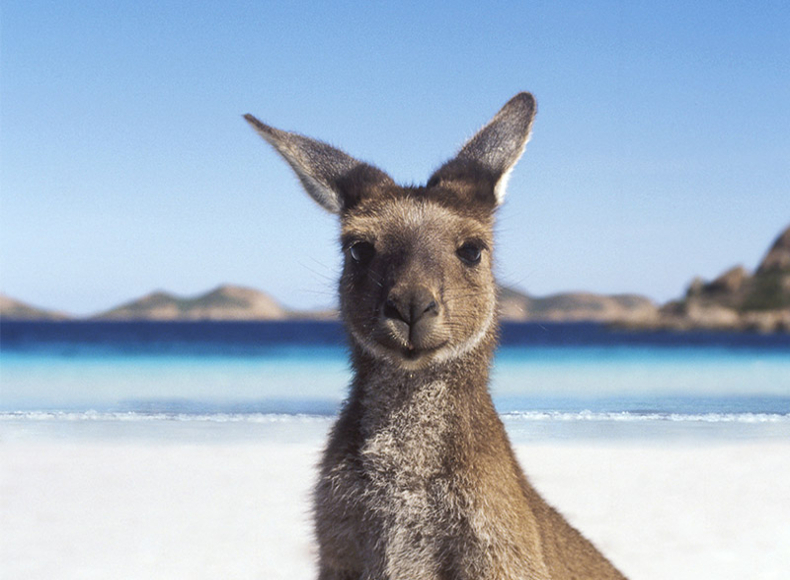
#> input picture kangaroo.jpg, 790 x 580 px
$ jupyter execute --allow-errors Part1_Image_Mosaic.ipynb   (shell and % lines are left out)
#> lines starting #> are read from the running program, lines starting #| are printed output that depends on the picture
## Image mosaic

#### On grading

The homework is graded on a scale from 0 to 100. For each question we indicate how many points you can get. If the answer is not completely correct but nonetheless on the right track, we may decide to give partial credit.

For this and future homeworks we require **50 points** or more to pass. If you score below this threshold, the homework will count as failed.

[cell 1]
from skimage import data, io, draw, color, transform
from skimage.io import imshow
import skimage
import numpy as np
import pandas as pd
import matplotlib.pyplot as plt


# Make figures larger

figure = plt.imread('kangaroo.jpg')
#> figure is the input picture: shape (580, 790, 3); mean R, G, B 163.9, 181.2, 200

plt.rcParams['figure.figsize'] = (10.0, 8.0)   #???? size???

#plt.rcParams['figure.figsize'] = (20.0, 15.0)   #???? size???

# help(plt.rcParams)
# figure # is an array
plt.imshow(figure)

In this first part of the homework you will be constructing your very own photographic mosaic. A photographic mosaic is an image where the pixels (or rather small patches) have been replaced by tiny but complete images. In other words, the image is made out of other images. It is a cute idea and delightfully meta, so it is no wonder it is very popular on the internet. People have, for instance, created an image of a character from [Harry Potter](http://orig04.deviantart.net/d3f5/f/2010/320/7/4/deathy_hallows_snape___mosaic_by_smallrinilady-d330420.jpg) made out of frames from the movies.

First some terminology. In the homework we refer to the overall image as the *background image*. In the example above, this would be Harry Potter. The tiny images, which are building blocks for the background image, are *replacement images*, since they replace parts of the background image. These would be the frames of the movies.

The creation of the mosaic is split into two tasks:

1. **Make tiles**. Divide the background image into tiles. You can think of each tile as a separate, smaller image.
2. **Image similarity search**. For each tile, find the most similar image from the collection of replacement images and substitute the tile.

## Make tiles

### Ex. 1.1: Reading the file and shaping the image (5 points)

Begin by reading in the background image from the file `kangaroo.jpg` and store a reference in a variable called `bg_image`. As you have probably guessed it is not Harry Potter.


Our tiles will be $32 \times 32$ pixels. This turns out to be a convenient choice, because our pool of replacement images are also $32 \times 32$ pixels, and therefore no resizing will be necessary.

After you have read the image file, you should perform the following operations:

1. Convert the integer representation of the image to a float representation using the appropriate `skimage` function.
2. Rescale the image to 120% of the original size.
3. Adjust the shape of `bg_image` to fit exactly a whole number of squares. Here you should not scale the image, but simply throw away any excess rows and columns.

[cell 2]
tile_size = 32
# Your code here

# figure # array of RGB color
print(figure.shape)
#| (580, 790, 3)

bg_image  = skimage.img_as_float(figure)   # convert integer to float

bg_image  = skimage.transform.rescale (bg_image, 1.2)    # resize to 120%
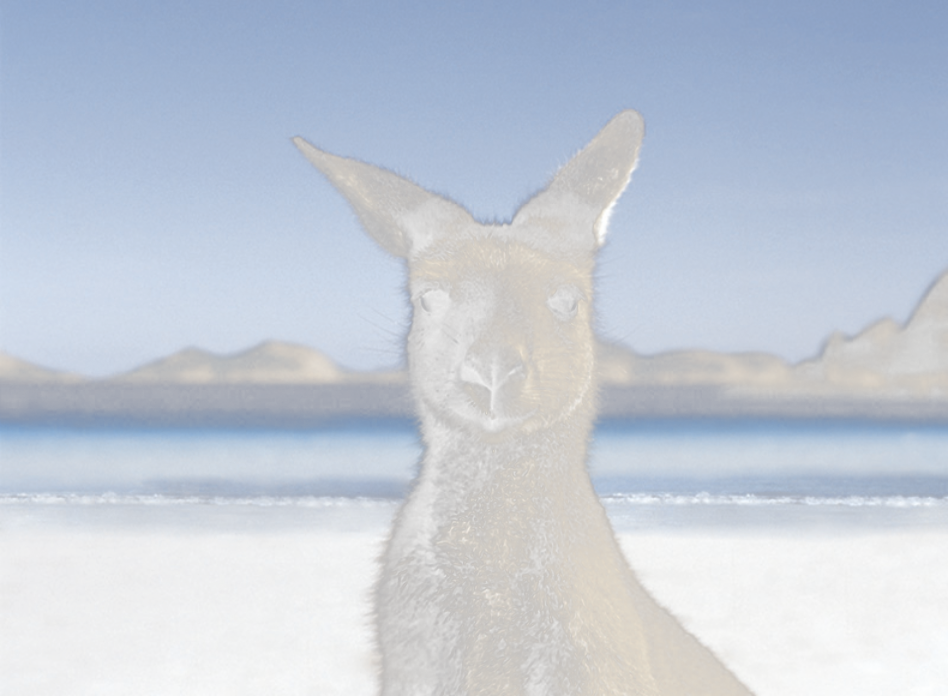
#> bg_image: shape (696, 948, 4) float64; mean R, G, B, A 0.651, 0.685, 0.738, 0.775; transparent parts drawn white
print(bg_image.shape)
#| (696, 948, 4)

bg_image  = skimage.transform.resize(bg_image, (tile_size*int(580*1.2/tile_size), tile_size*int(790*1.2/tile_size), 3))
#> bg_image: shape (672, 928, 3) float64
print(bg_image.shape)
#| (672, 928, 3)

### Ex. 1.2: Tile coordinates (7 points)

Tiles can be arranged spatially in rows and columns, similarly to pixels. We can thus ask what pixels the tile at the $i$th row and the $j$th column span.

Below you must finish the implementation of the function `tile_coordinates`, which gives the answer to just that question. The function should return two 1-dimensional arrays, the first providing the row coordinates of the given tile, and the second providing the column coordinates.

These arrays may then be used to index the pixels of the background image as shown here:

```
    ii, jj = tile_coordinates(1, 3, tile_size)
    tile = bg_image[ii, jj] # Indexes tile (1, 3)
```

To demonstrate that this actually works you should use `tile_coordinates` to create a new image `low_res` in which each of the tiles of the background image is replaced by the *mean color* of that tile. Although the new image will have same number of pixels as the background image, it will appear to be of much lower resolution, because each tile has a single, uniform color.

Display the `low_res` image using `imshow`.

[cell 3]
def tile_coordinates(i, j, tile_size):
    # Your code here
    # the tile in the array is [i,j]
    x = [i*tile_size, (i+1)*tile_size]
    y = [j*tile_size, (j+1)*tile_size]
    return x,y    # outputs the pixel coordinates

print(tile_coordinates(2,3,32) )   # tile[2,3] has span in background image is pixel[64,96] in x,
                                                                    # pixel[96, 128] in y
# Your code here

low_res = skimage.transform.rescale(bg_image, 1/32)   # resize the low_res to the number of tiles
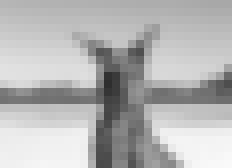
#> low_res: shape (21, 29, 1) float64 (shown 8 times larger); min 0.183, max 0.98, mean 0.712
# so each 'pixel' of low_res is actually a tile, e.g low_res[1,0] is a tile, low_res[3,5] is another tile
# print(replace_image.shape)   # low_res.shape is (21,29), so 21 tiles in x-axis, 29 tiles in y-axis

#> (the rest of this cell did not finish here and is left out)

## Image similarity search

Having completed the above assigment you actually have most of the moving parts in place for the photographic mosaic. What remains now is identify images from the pool of replacement images that are similar (in some sense) to the tiles they are replacing.

The first task is to load the set of replacement images.

### Ex. 1.3: Load the replacement images (5 points)

Go to the [dataset homepage](http://www.cs.toronto.edu/~kriz/cifar.html) and click the download link for the *CIFAR-10 Python version*. Make sure you get the right edition. This downloads a compressed file `cifar-10-python.tar.gz`, which you should place in same directory as the notebook file. Decompress the file using whichever utility you are most comfortable with. Once the contents of the file are extracted, the directory of the notebook should contain a subdirectory named `cifar-10-batches-py`.

We provide a load function `load_cifar10` in the `cifar` module, which takes a filename parameter and returns a 4-dimensional `numpy` array with image data, along with a 1-dimensional array of labels. A label encodes the category of an image. The labels are not required for this assigment, but you *can* use them if you would like to, say, constrain your replacement images to a certain category of images. Think kittens!

[cell 4]
from cifar import load_cifar10    # download from abasalon and put it in the same directory
#> (the rest of this cell did not finish here and is left out)

Show a random image from the collection. The code should show a new random image each time the cell is executed.

[cell 5]
# Your code here
import random
#> (the rest of this cell did not finish here and is left out)

### Image search

This process of finding a similar replacement image works exactly the same for all the tiles, so let us zoom in on a single tile. The basic idea is to represent both the tile and possible replacement images as vectors and measure the distance between them. A low distance between a tile and a replacement image means they are similar and consequently that the replacement image is a good candidate. The best candidate is of course the one that minimizes the distance.

One way to think about the problem of finding replacement images is in terms of an image search engine. You supply a *query image* and an *image collection*. In return you get a ranked list of the most similar images from the collection.

We have provided two functions that implement parts of this process. The function `image_distance_query` calculates the distance between query images and all images of a collection, and `plot_best_matches` visualizes the query images alongside the top $k$ matches.

One crucial ingredient is missing, though, and the quality of the image retrieval is entirely dependent on it. Below we ask you to write several versions of a function that converts raw images into vectors that can be compared. (You should not have to change anything in the cell following this text).

[cell 6]
from scipy.spatial.distance import cdist

# [30 lines left out: functions image_distance_query, plot_best_matches, not called in this run]

### Ex 1.4: Average color vector (5 points)

The `image_distance_query` function takes an argument `to_vector_fn`, which should be a function that converts a 2-dimensional image to a 1-dimensional array (or vector). As stated above the quality of the image retrieval depends critically on how you define this function.

To get started we ask that you finish the implementation of the function `average_color`, which simply returns the mean RGB color across all pixels.

Calculate distances and visualize by way of `image_distance_query` and `plot_best_matches`. Designate 5 images from the replacement pool as query images. Use a subset of the replacement images (e.g. 1000) as long as you are developing your code, but switch to the full set before you hand in your homework.

[cell 7]
# [9 lines left out: function average_color, not called in this run]

# [18 lines of commented-out code are left out]
query_img = []
#> (the rest of this cell did not finish here and is left out)

### Ex 1.5: 8 by 8 grayscale (5 points)

Create a new function that first reduces the images to grayscale, then resizes the $32 \times 32$ input image to an $8 \times 8$ image by taking the mean pixel intensity in all $4 \times 4$ squares. (You can check if there is a function in `skimage` that does this). Finally flatten the image to one dimension before returning.

Calculate distances and visualize as before.

[cell 8]
# Your code here
def grayscale(image):
    gray = skimage.color.rgb2gray(image)
    return skimage.transform.resize(gray,(8,8), mode = 'reflect')

#help(skimage.transform.resize)

query_img = []
#> (the rest of this cell did not finish here and is left out)

### Ex 1.6: Hue histogram (5 points)

Create a function that converts the image to HSV colorspace, creating a histogram on the hue (first) channel. Note that the edges of the bins should be fixed, otherwise they will not be comparable across images.

Calculate distances and visualize as before.

[cell 9]
# Your code here
# https://zh.wikipedia.org/wiki/HSL%E5%92%8CHSV%E8%89%B2%E5%BD%A9%E7%A9%BA%E9%97%B4
# hue is the first in HSV (hue, satuation, value)

# to see how the hsv image look like:
img = skimage.color.rgb2hsv(tile)
print(img.shape)

# define the function:
def hue_histogram(image):
    hue_list = []
    hsv = skimage.color.rgb2hsv(image)   # hue is also 32,32,3 array
    for row in hsv:
        for element in row:
            hue_list.append(element[0])
    #print(np.array(hue_list).shape)  # testing purpose

    # pd.DataFrame(hue_list).hist(bins=100)   # we don't need to plot the histogram
    # what we need is the array of distribution
    return  np.histogram(hue_list)[0]    # need to transfer np.ndarray into list
                    # np.histogram returns: hist(array) and bin_edges (array of dtype float)
                    # what we need is the first hist array

# help(np.histogram)    # Returns:  hist(array) and bin_edges (array of dtype float)
hue_histogram(img)


query_img = []
#> (the rest of this cell did not finish here and is left out)

$ run again, with canvas_average_color.png saved as kangaroo.jpg
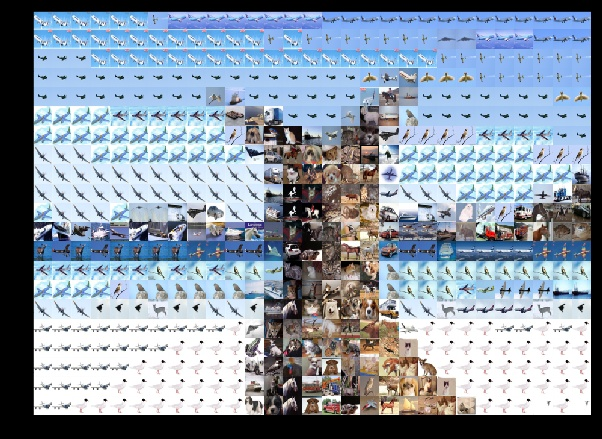
#> input picture canvas_average_color.png, 602 x 439 px
#> figure is the input picture: shape (439, 602, 3); mean R, G, B 139.9, 153.3, 168.4
#| (439, 602, 3)
#> `bg_image  = skimage.transform.rescale (bg_image, 1.2)`:
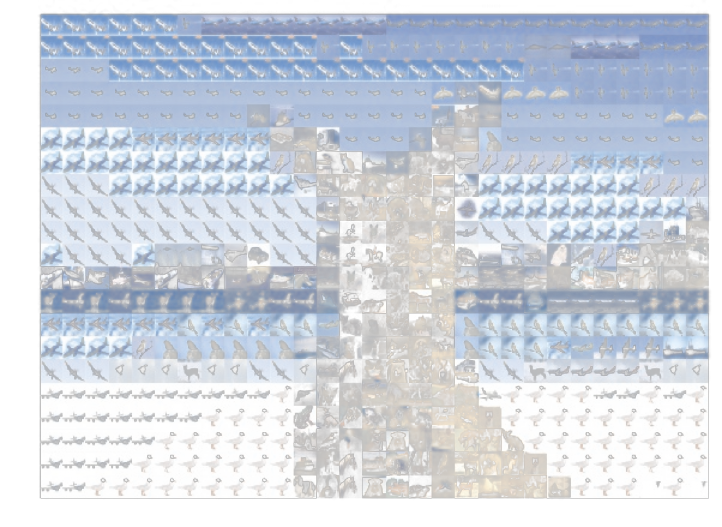
#> bg_image: shape (527, 722, 4) float64; mean R, G, B, A 0.555, 0.582, 0.623, 0.653; transparent parts drawn white
#| (527, 722, 4)
#| (672, 928, 3)
#> `low_res = skimage.transform.rescale(bg_image, 1/32)`:
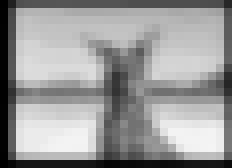
#> low_res: shape (21, 29, 1) float64 (shown 8 times larger); min 0.000895, max 0.958, mean 0.603
